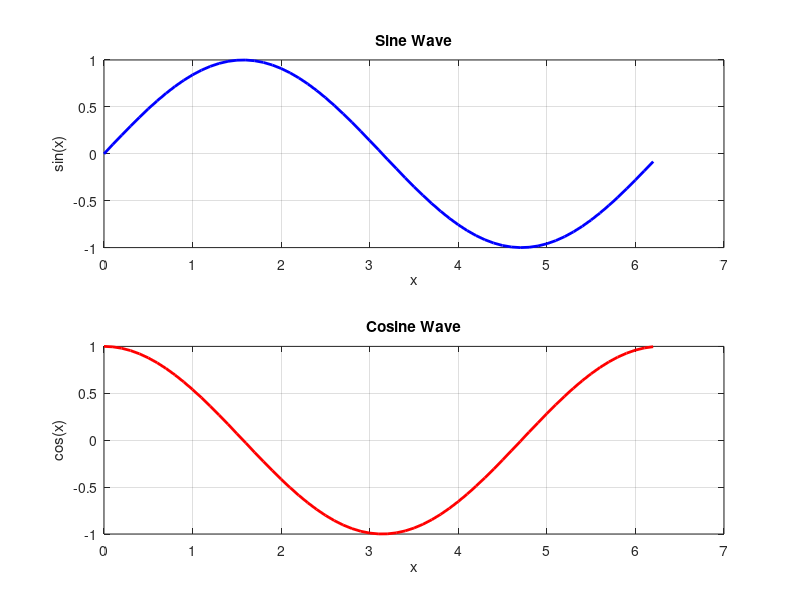

Write the MATLAB code that produced this figure.
% Sample MATLAB Code
% Basic operations and plotting

clc;
clear all;
close all;

%% Basic Math Operations
a = 10;
b = 5;

fprintf('Addition: %d\n', a + b);
fprintf('Subtraction: %d\n', a - b);
fprintf('Multiplication: %d\n', a * b);
fprintf('Division: %.2f\n', a / b);

%% Array Operations
x = 0:0.1:2*pi;
y_sin = sin(x);
y_cos = cos(x);

%% Plotting
figure;
subplot(2,1,1);
plot(x, y_sin, 'b-', 'LineWidth', 2);
title('Sine Wave');
xlabel('x');
ylabel('sin(x)');
grid on;

subplot(2,1,2);
plot(x, y_cos, 'r-', 'LineWidth', 2);
title('Cosine Wave');
xlabel('x');
ylabel('cos(x)');
grid on;

%% Matrix Operations
A = [1 2 3; 4 5 6; 7 8 9];
B = A';  % Transpose

fprintf('\nMatrix A:\n');
disp(A);

fprintf('Transpose of A:\n');
disp(B);

fprintf('Determinant of A: %.2f\n', det(A));

%% Simple Statistics
data = randn(1, 100);  % Random data

fprintf('\nStatistics:\n');
fprintf('Mean: %.4f\n', mean(data));
fprintf('Std Dev: %.4f\n', std(data));
fprintf('Min: %.4f\n', min(data));
fprintf('Max: %.4f\n', max(data));
